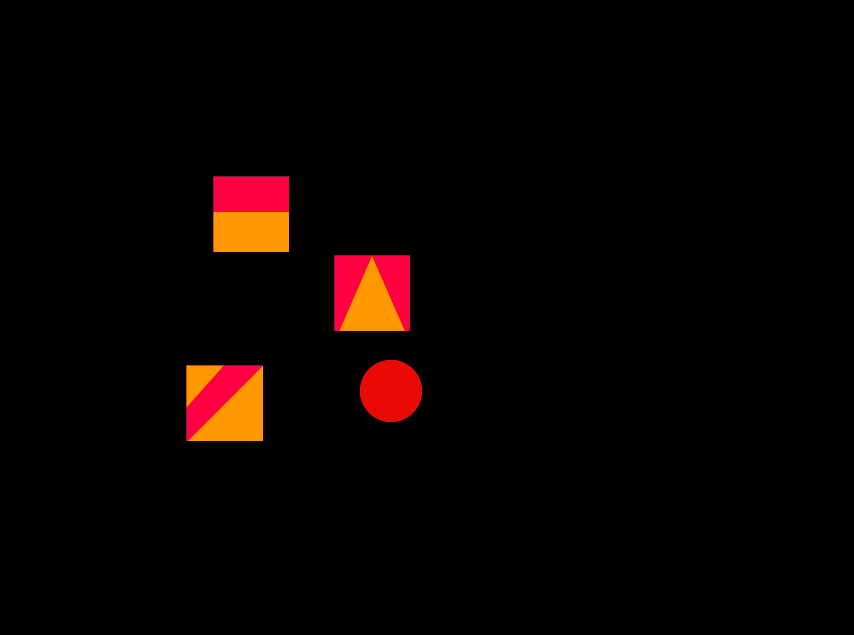
#> input picture imgs/teste.png, 854 x 635 px
$ python findallextenalcontours.py
#> lines starting #> are read from the running program, lines starting #| are printed output that depends on the picture; after the words box and inside, x2 and y2 are one past the last pixel; in counts of white or black regions, pixels touching at a corner belong together
import cv2
import numpy as np

img = cv2.imread("../imgs/teste.png")
#> img is the input picture: shape (635, 854, 3); mean B, G, R 1, 2.6, 9.4

# convert to HSV, since red and yellow are the lowest hue colors and come before green
hsv = cv2.cvtColor(img, cv2.COLOR_BGR2HSV)
#> hsv: shape (635, 854, 3); mean H, S, V 2.9, 9.6, 9.4

# create a binary thresholded image on hue between red and yellow
lower = (0,0,1)
upper = (255,255,255)
thresh = cv2.inRange(hsv, lower, upper)
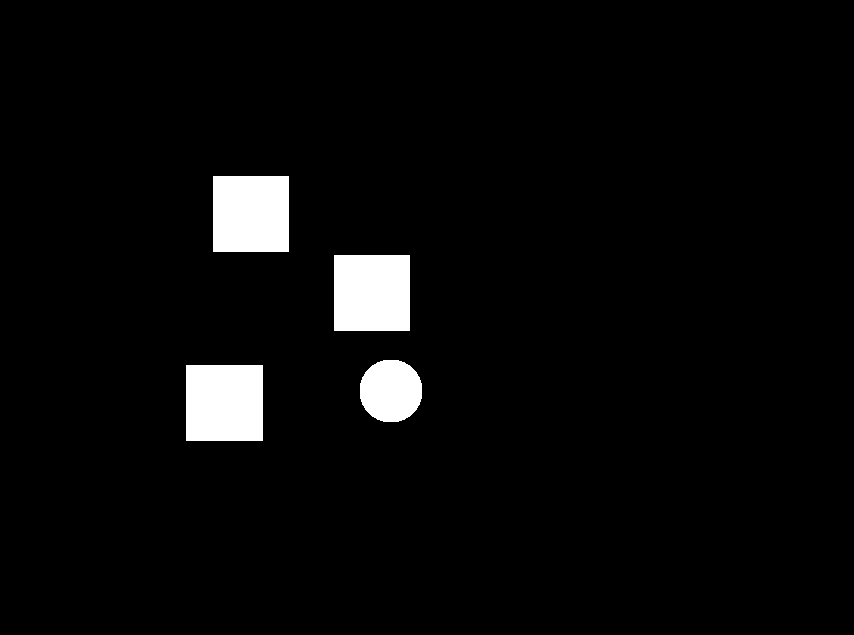
#> thresh: shape (635, 854); 3.8% white; 4 white regions, box (x1, y1, x2, y2) and area: (186, 365, 263, 441) 5852, (213, 176, 289, 252) 5776, (334, 255, 410, 331) 5776, (360, 360, 422, 422) 3112

# apply morphology
kernel = cv2.getStructuringElement(cv2.MORPH_ELLIPSE, (9,9))
clean = cv2.morphologyEx(thresh, cv2.MORPH_OPEN, kernel)
#> clean: shape (635, 854); 3.8% white; 4 white regions
kernel = cv2.getStructuringElement(cv2.MORPH_ELLIPSE, (15,15))
clean = cv2.morphologyEx(thresh, cv2.MORPH_CLOSE, kernel)

# get external contours
contours = cv2.findContours(clean, cv2.RETR_EXTERNAL, cv2.CHAIN_APPROX_SIMPLE)
#> contours = 4 contours; box (x1, y1, x2, y2) and area: (186, 365, 263, 441) 5700, (334, 255, 410, 331) 5625, (213, 176, 289, 252) 5625, (360, 360, 422, 422) 3023
contours = contours[0] if len(contours) == 2 else contours[1]

result1 = img.copy()
result2 = img.copy()
for c in contours:
    cv2.drawContours(result1,[c],0,(0, 255, 0),2)
    # get rotated rectangle from contour
    rot_rect = cv2.minAreaRect(c)
    box = cv2.boxPoints(rot_rect)
    box = np.intp(box)
    # draw rotated rectangle on copy of img
    cv2.drawContours(result2,[box],0,(0, 255, 0),2)
#> this loop made 4 passes
#> (c, rot_rect, box) on passes 1, 3, 4: ([[186, 365], [186, 440], [262, 440], [262, 365]], ((224, 402.5), (75, 76), -90), [[262, 440], [186, 440], [186, 365], [262, 365]]), ([[334, 255], [334, 330], [409, 330], [409, 255]], ((371.5, 292.5), (75, 75), -90), [[409, 330], [334, 330], [334, 255], [409, 255]]), ([[213, 176], [213, 251], [288, 251], [288, 176]], ((250.5, 213.5), (75, 75), -90), [[288, 251], [213, 251], [213, 176], [288, 176]])
#> (rot_rect, box) on pass 2: (((390.5, 390.5), (61, 61), -90), [[421, 421], [360, 421], [360, 360], [421, 360]])
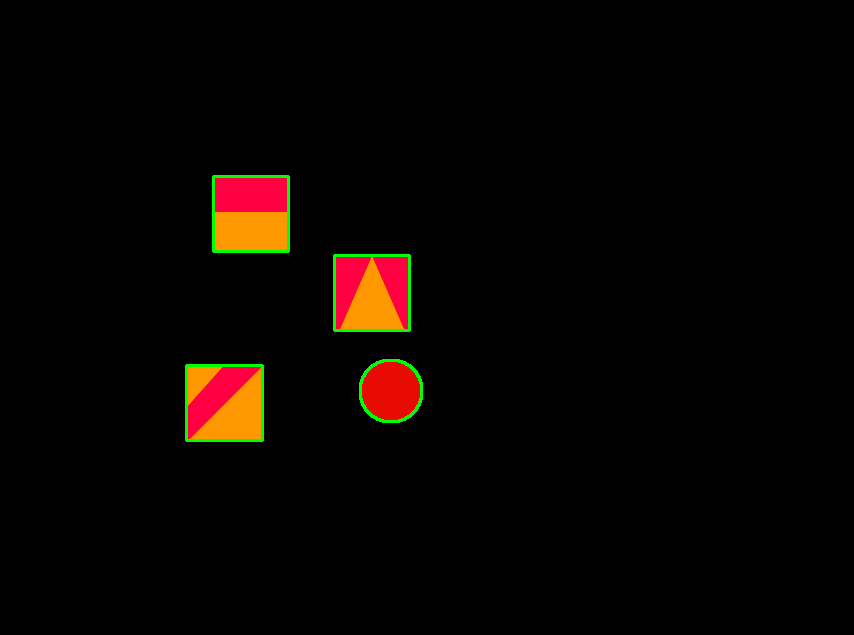
#> result1: shape (635, 854, 3); 0.62% of pixels changed, all inside (x1, y1, x2, y2) = (185, 175, 423, 442)
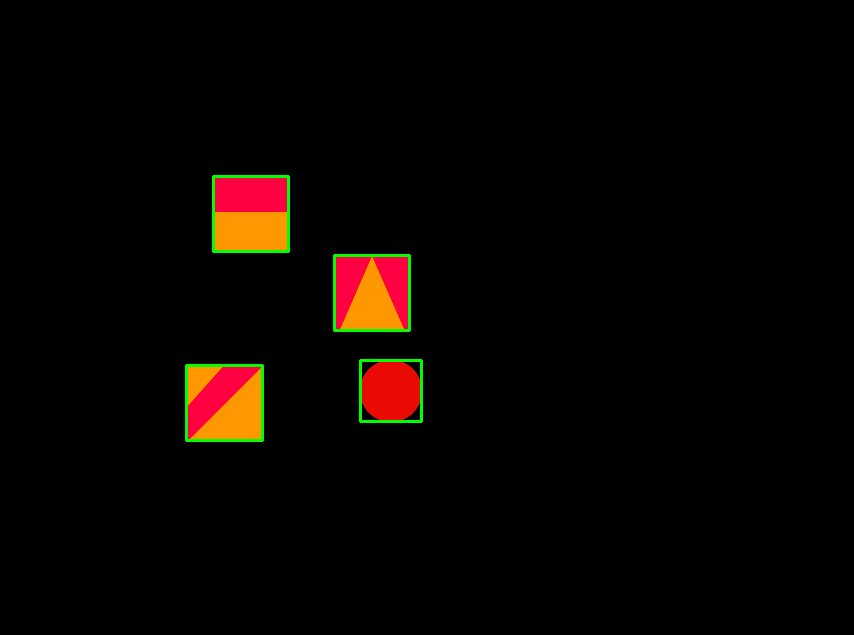
#> result2: shape (635, 854, 3); 0.63% of pixels changed, all inside (x1, y1, x2, y2) = (185, 175, 423, 442)

# save result
cv2.imwrite("./results/4cubes_thresh.jpg",thresh)
cv2.imwrite("./results/4cubes_clean.jpg",clean)
cv2.imwrite("./results/4cubes_result1.png",result1)
cv2.imwrite("./results/4cubes_result2.png",result2)

# display result
cv2.imshow("thresh", thresh)
cv2.imshow("clean", clean)
cv2.imshow("result1", result1)
cv2.imshow("result2", result2)
cv2.waitKey(0)
cv2.destroyAllWindows()
